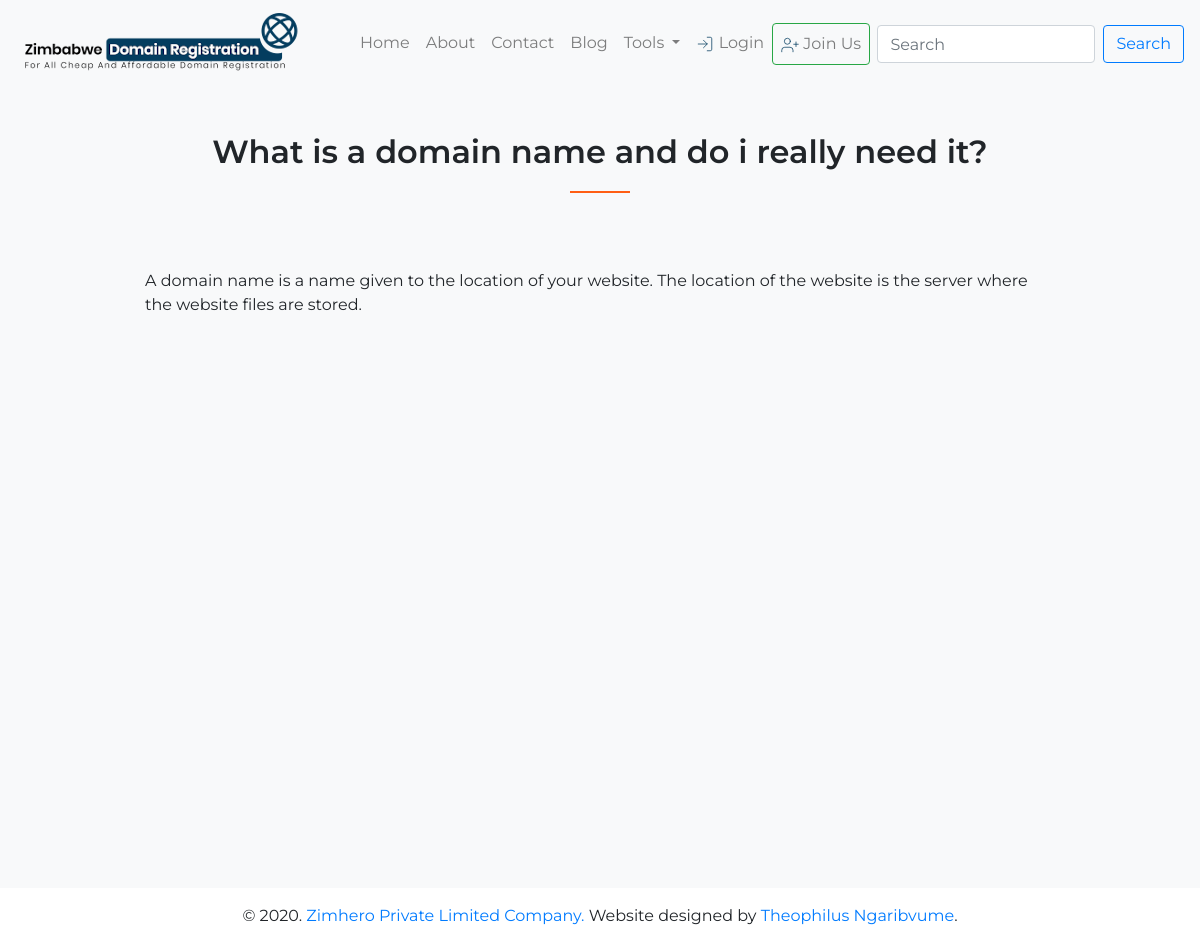
Screenshot of /blog/what-is-a-domain-name-and-do-i-really-need-it/ with the database file from the repository.
### blog/models.py (models this page shows, shortened)
class Article(models.Model):
    author = models.ForeignKey(CustomUser, on_delete=models.CASCADE)
    title = models.CharField(help_text="Post title", blank=False, max_length=255)
    keywords = models.CharField(help_text="SEO Keywords", max_length=255)
    excerpt = models.TextField(help_text="Post excerpt", default="None")
    featured_image = models.ImageField(upload_to='blog/')
    body = models.TextField(help_text="Post body", blank=False)
    published = models.DateTimeField(auto_now=True)
    slug = models.SlugField(max_length=255, default='', blank=True, unique=True)

### blog/views.py (the view)
# urls.py: path('<slug:slug>/', BlogDetailView.as_view(), name='article-detail'),
class BlogDetailView(DetailView):
    model = Article
    context_object_name = "post"
    template_name = "pages/post.html"
    def get_context_data(self, **kwargs):
        context = super().get_context_data(**kwargs)
        context['now'] = timezone.now()
        return context

### templates/pages/post.html (shortened to what this page needs)
{% extends '_base.html' %}
{% load crispy_forms_tags %}
{% load static %}
{% block custom_css %}
<link rel="stylesheet" href="{% static 'css/blog.css' %}">
{% endblock custom_css %}
{% block content %}
<section class="blog-area pt-5 pb-5">
       <div class="container">
           <div class="row">
               <div class="col-xl-12 text-center pb-3">
                   <div class="section-title service-title">
                       <h2>{{post.title}}</h2>
                   </div>
               </div>
           </div>
           <div class="row">
               <div class="col-xl-12  pb-3">
                   <div class="__post-detail">
                      {{post.body|safe}}
                   </div>
               </div>
           </div>
       </div>
</section>
{% endblock content %}

### static/css/base.css (style rules this page uses)
html, body { font-family: 'Montserrat', sans-serif; }

### static/css/blog.css (style rules this page uses)
.__post-detail { padding: 0 100px; margin-top: 40px; font-size: 16px; }
.section-title h2 { position: relative; margin-bottom: 45px; display: inline-block; font-weight: 600; line-height: 1; }
.section-title h2::before { content: ""; position: absolute; left: 50%; width: 60px; height: 2px; background: #ff5e14; bottom: -25px; margin-left: -30px; }
.blog-area { background: #F8F9FA; min-height: 100vh; }

### rows the page displays
Article: title "What is a domain name and do i really need it?", body "A domain name is a name given to the location of your website. The location of the website is the server where the website files are stored."
